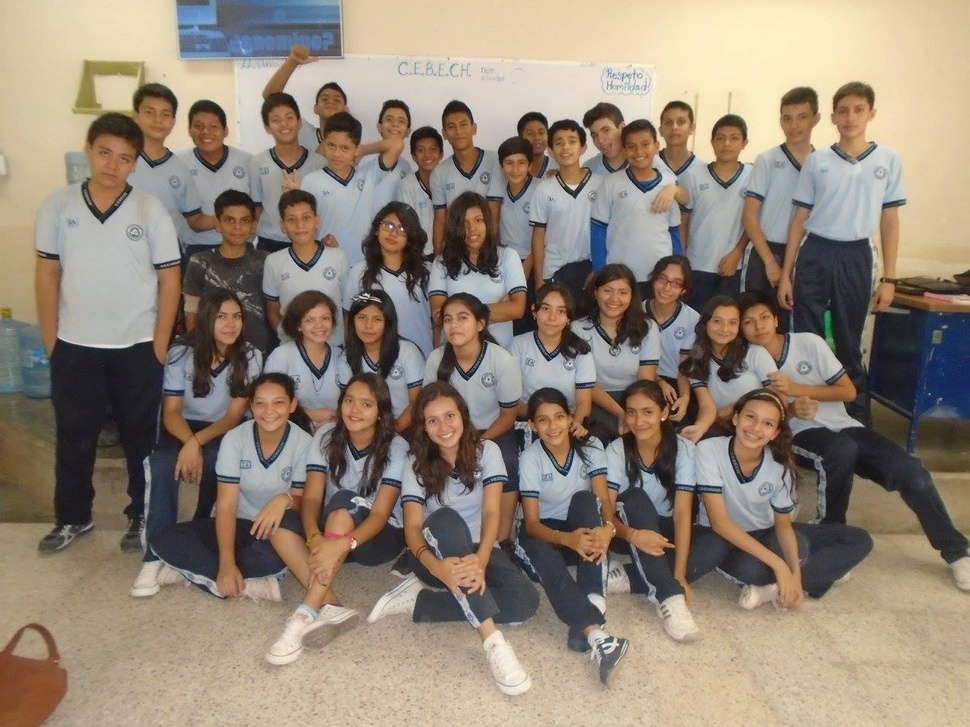
#> input picture pruebas/imgs/multi_faces.jpg, 970 x 727 px, shrunk from 1288 x 966 before the run
$ python face_d.py
#> lines starting #> are read from the running program, lines starting #| are printed output that depends on the picture; after the words box and inside, x2 and y2 are one past the last pixel; in counts of white or black regions, pixels touching at a corner belong together
import cv2
import numpy as np

face_cascade = cv2.CascadeClassifier('imgs/haarcascade_frontalface_default.xml')

img = cv2.imread('imgs/multi_faces.jpg')
#> img is the input picture: shape (727, 970, 3); mean B, G, R 118.1, 132.9, 146.6
img_gray = cv2.cvtColor(img,cv2.COLOR_BGR2GRAY)
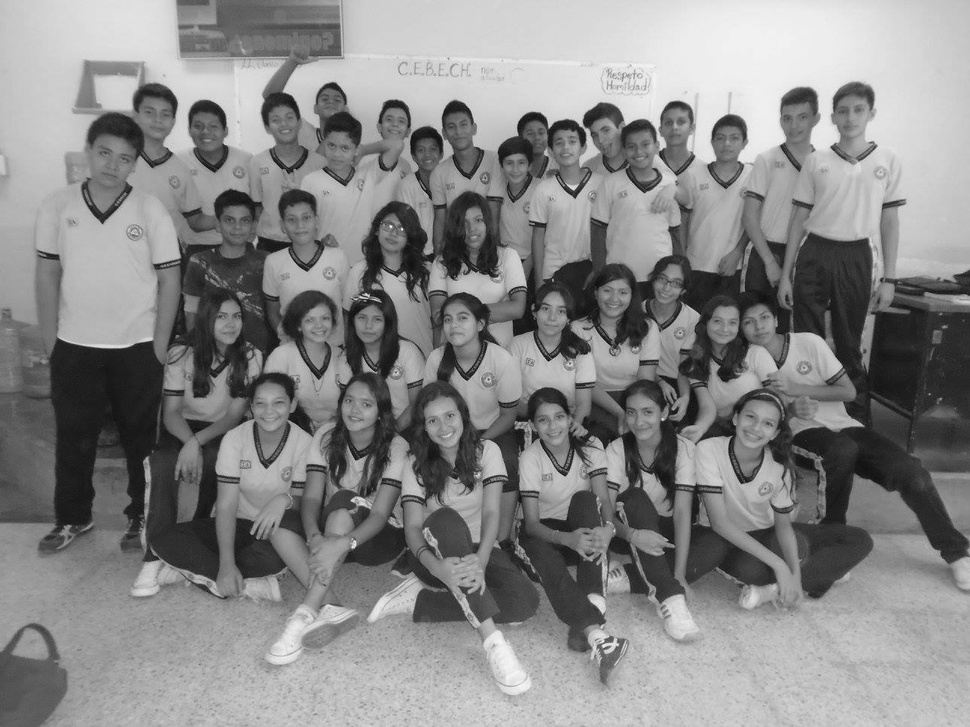
#> img_gray: shape (727, 970); min 5, max 249, mean 135.3

faces = face_cascade.detectMultiScale(img_gray,1.1,4)
#> faces = 36 rows, first 6: [522, 121, 29, 29], [622, 134, 33, 33], [412, 139, 30, 30], [499, 151, 33, 33], [211, 303, 36, 36], [302, 307, 33, 33]

for (x,y,w,h) in faces:
    cv2.rectangle(img,(x,y),(x+w,y+h),(0,255,0),3)
    cv2.putText(img,'Face',(x+(w//2)-10, y + (h//2)-10), cv2.FONT_HERSHEY_SIMPLEX,0.7,(0,0,0),2)
#> this loop made 36 passes
#> (x, y, w, h) on passes 1 to 12: (522, 121, 29, 29), (622, 134, 33, 33), (412, 139, 30, 30), (499, 151, 33, 33), (211, 303, 36, 36), (302, 307, 33, 33), (380, 108, 32, 32), (658, 109, 35, 35), (442, 113, 33, 33), (456, 208, 34, 34), (351, 305, 37, 37), (739, 304, 38, 38)
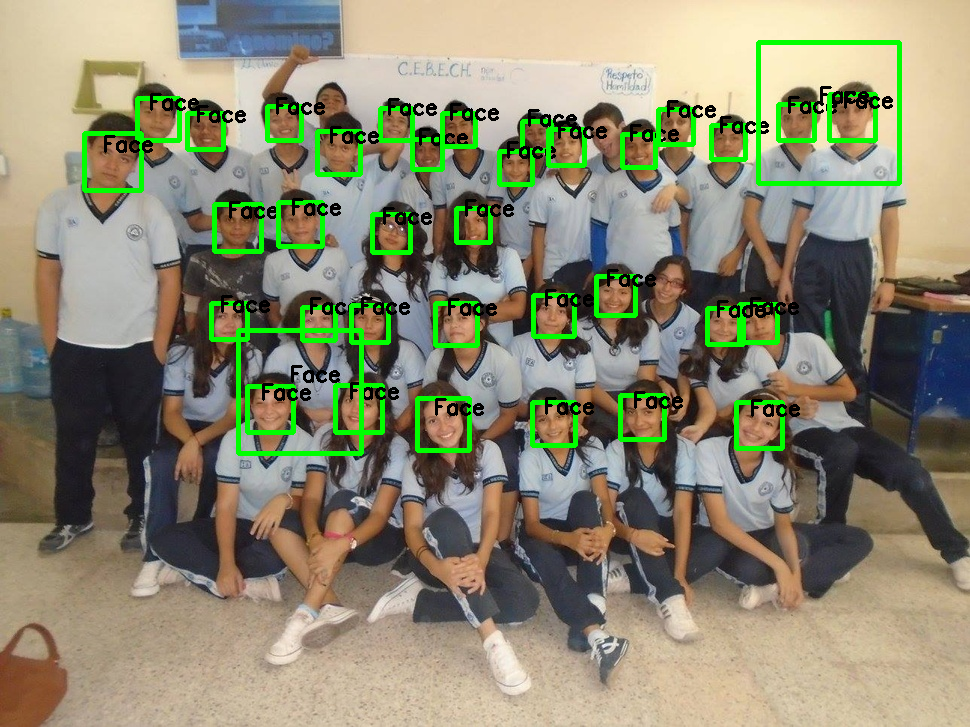
#> img: shape (727, 970, 3); 5.75% of pixels changed, all inside (x1, y1, x2, y2) = (82, 40, 902, 456)


cv2.imshow('Face Detection',img)
cv2.waitKey(0)
